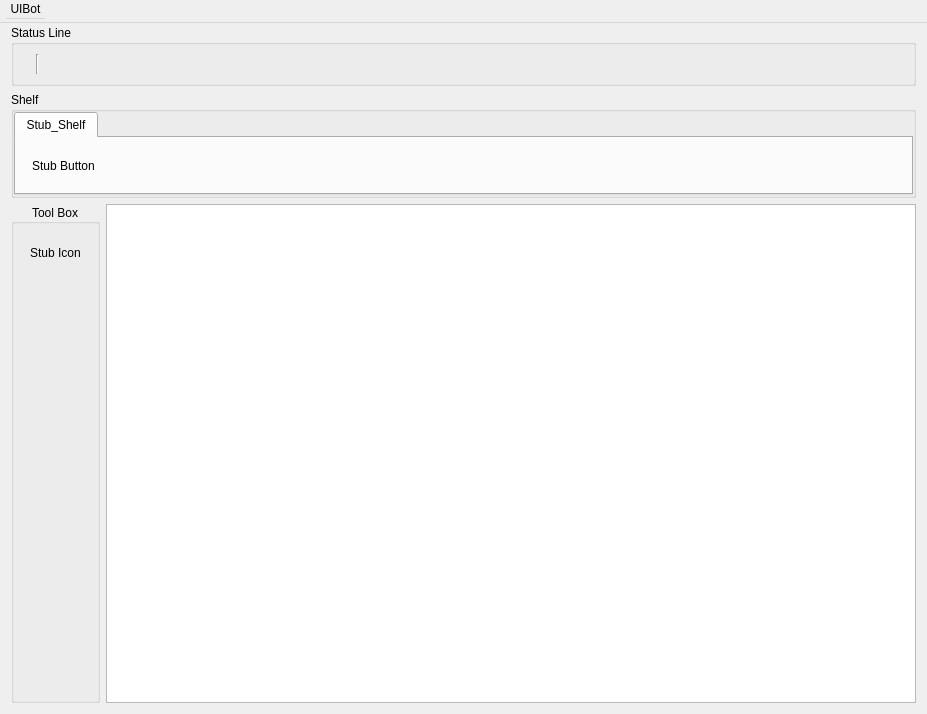
<?xml version="1.0" encoding="UTF-8"?>
<ui version="4.0">
 <class>UIBot</class>
 <widget class="QWidget" name="UIBot">
  <property name="geometry">
   <rect>
    <x>0</x>
    <y>0</y>
    <width>927</width>
    <height>714</height>
   </rect>
  </property>
  <property name="windowTitle">
   <string>UIBot</string>
  </property>
  <layout class="QVBoxLayout" name="verticalLayout">
   <property name="topMargin">
    <number>25</number>
   </property>
   <item>
    <widget class="QGroupBox" name="Status_Line_Group">
     <property name="title">
      <string>Status Line</string>
     </property>
     <layout class="QHBoxLayout" name="horizontalLayout">
      <property name="leftMargin">
       <number>9</number>
      </property>
      <property name="rightMargin">
       <number>9</number>
      </property>
      <item>
       <widget class="QLabel" name="Stub_Status_Icon">
        <property name="text">
         <string/>
        </property>
        <property name="pixmap">
         <pixmap>../icons/sun.png</pixmap>
        </property>
       </widget>
      </item>
      <item>
       <widget class="Line" name="Stub_Line">
        <property name="orientation">
         <enum>Qt::Vertical</enum>
        </property>
       </widget>
      </item>
      <item>
       <spacer name="horizontalSpacer">
        <property name="orientation">
         <enum>Qt::Horizontal</enum>
        </property>
        <property name="sizeHint" stdset="0">
         <size>
          <width>40</width>
          <height>20</height>
         </size>
        </property>
       </spacer>
      </item>
     </layout>
    </widget>
   </item>
   <item>
    <widget class="QGroupBox" name="horizontalGroupBox_2">
     <property name="title">
      <string>Shelf</string>
     </property>
     <layout class="QVBoxLayout" name="verticalLayout_2">
      <property name="leftMargin">
       <number>0</number>
      </property>
      <property name="topMargin">
       <number>0</number>
      </property>
      <property name="rightMargin">
       <number>0</number>
      </property>
      <property name="bottomMargin">
       <number>0</number>
      </property>
      <item>
       <widget class="QTabWidget" name="Shelf_Wgt">
        <property name="sizePolicy">
         <sizepolicy hsizetype="Expanding" vsizetype="Preferred">
          <horstretch>0</horstretch>
          <verstretch>0</verstretch>
         </sizepolicy>
        </property>
        <widget class="QWidget" name="Stub_Shelf" native="true">
         <attribute name="title">
          <string>Stub_Shelf</string>
         </attribute>
         <layout class="QHBoxLayout" name="horizontalLayout_2">
          <item>
           <widget class="QToolButton" name="Stub_Button">
            <property name="minimumSize">
             <size>
              <width>35</width>
              <height>35</height>
             </size>
            </property>
            <property name="text">
             <string>Stub Button</string>
            </property>
            <property name="autoRaise">
             <bool>true</bool>
            </property>
           </widget>
          </item>
          <item>
           <spacer name="horizontalSpacer_2">
            <property name="orientation">
             <enum>Qt::Horizontal</enum>
            </property>
            <property name="sizeHint" stdset="0">
             <size>
              <width>40</width>
              <height>20</height>
             </size>
            </property>
           </spacer>
          </item>
         </layout>
        </widget>
       </widget>
      </item>
     </layout>
    </widget>
   </item>
   <item>
    <layout class="QHBoxLayout" name="horizontalLayout_3">
     <item>
      <widget class="QGroupBox" name="Tool_Box_Group">
       <property name="sizePolicy">
        <sizepolicy hsizetype="Maximum" vsizetype="Preferred">
         <horstretch>0</horstretch>
         <verstretch>0</verstretch>
        </sizepolicy>
       </property>
       <property name="title">
        <string>Tool Box</string>
       </property>
       <property name="alignment">
        <set>Qt::AlignCenter</set>
       </property>
       <layout class="QVBoxLayout" name="verticalLayout_3">
        <property name="sizeConstraint">
         <enum>QLayout::SetDefaultConstraint</enum>
        </property>
        <property name="leftMargin">
         <number>9</number>
        </property>
        <property name="topMargin">
         <number>9</number>
        </property>
        <property name="rightMargin">
         <number>9</number>
        </property>
        <property name="bottomMargin">
         <number>9</number>
        </property>
        <item>
         <widget class="QToolButton" name="toolButton_2">
          <property name="minimumSize">
           <size>
            <width>40</width>
            <height>40</height>
           </size>
          </property>
          <property name="text">
           <string>Stub Icon</string>
          </property>
          <property name="autoRaise">
           <bool>true</bool>
          </property>
         </widget>
        </item>
        <item>
         <spacer name="verticalSpacer_2">
          <property name="orientation">
           <enum>Qt::Vertical</enum>
          </property>
          <property name="sizeHint" stdset="0">
           <size>
            <width>20</width>
            <height>40</height>
           </size>
          </property>
         </spacer>
        </item>
       </layout>
      </widget>
     </item>
     <item>
      <widget class="QGraphicsView" name="Maya_Viewport"/>
     </item>
    </layout>
   </item>
  </layout>
  <widget class="QMenuBar" name="Menu_Bar">
   <property name="geometry">
    <rect>
     <x>0</x>
     <y>0</y>
     <width>9999</width>
     <height>23</height>
    </rect>
   </property>
   <widget class="QMenu" name="menuUIBot">
    <property name="title">
     <string>UIBot</string>
    </property>
    <widget class="QMenu" name="Stub_Menu">
     <property name="title">
      <string>test</string>
     </property>
     <addaction name="actionTest"/>
    </widget>
    <addaction name="Stub_Menu"/>
   </widget>
   <addaction name="menuUIBot"/>
  </widget>
  <action name="actionTest">
   <property name="text">
    <string>test</string>
   </property>
  </action>
 </widget>
 <resources/>
 <connections/>
</ui>
